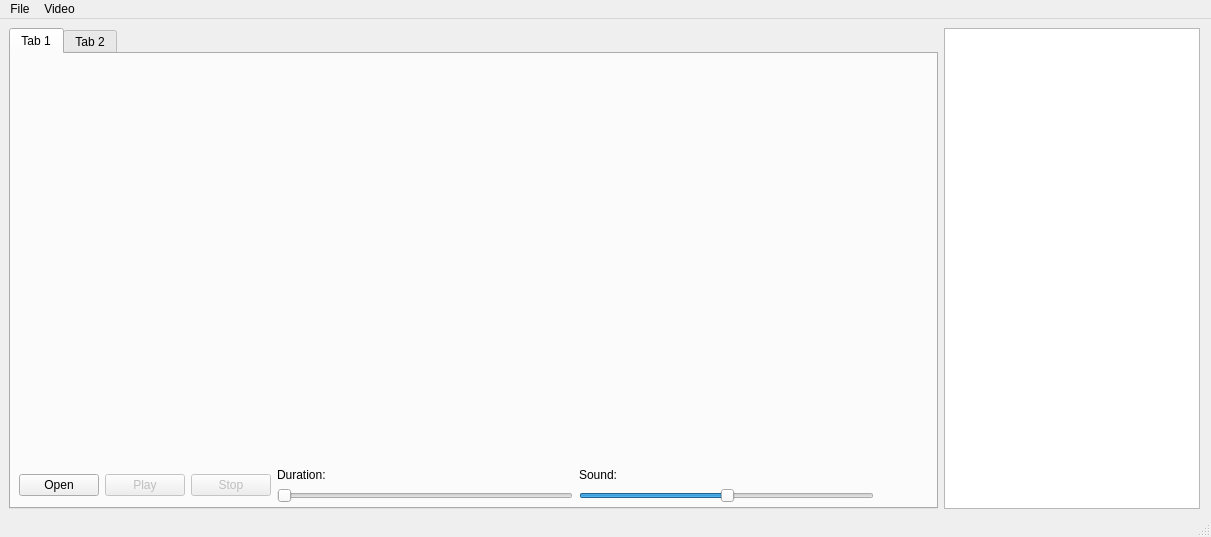
<?xml version="1.0" encoding="UTF-8"?>
<ui version="4.0">
 <class>MainWindow</class>
 <widget class="QMainWindow" name="MainWindow">
  <property name="geometry">
   <rect>
    <x>0</x>
    <y>0</y>
    <width>1211</width>
    <height>537</height>
   </rect>
  </property>
  <property name="windowTitle">
   <string>MainWindow</string>
  </property>
  <widget class="QWidget" name="centralwidget">
   <widget class="QWidget" name="horizontalLayoutWidget">
    <property name="geometry">
     <rect>
      <x>9</x>
      <y>9</y>
      <width>1191</width>
      <height>481</height>
     </rect>
    </property>
    <layout class="QHBoxLayout" name="horizontalLayout_2">
     <item>
      <widget class="QTabWidget" name="tabWidget">
       <widget class="QWidget" name="tab">
        <attribute name="title">
         <string>Tab 1</string>
        </attribute>
        <widget class="QWidget" name="verticalLayoutWidget">
         <property name="geometry">
          <rect>
           <x>0</x>
           <y>0</y>
           <width>871</width>
           <height>461</height>
          </rect>
         </property>
         <layout class="QVBoxLayout" name="verticalLayout_2">
          <item>
           <widget class="QWidget" name="vidWidget" native="true"/>
          </item>
          <item>
           <layout class="QHBoxLayout" name="horizontalLayout">
            <property name="leftMargin">
             <number>8</number>
            </property>
            <property name="rightMargin">
             <number>8</number>
            </property>
            <property name="bottomMargin">
             <number>12</number>
            </property>
            <item>
             <widget class="QPushButton" name="openBtn">
              <property name="text">
               <string>Open</string>
              </property>
             </widget>
            </item>
            <item>
             <widget class="QPushButton" name="playPauseBtn">
              <property name="enabled">
               <bool>false</bool>
              </property>
              <property name="text">
               <string>Play</string>
              </property>
             </widget>
            </item>
            <item>
             <widget class="QPushButton" name="stopBtn">
              <property name="enabled">
               <bool>false</bool>
              </property>
              <property name="text">
               <string>Stop</string>
              </property>
             </widget>
            </item>
            <item>
             <layout class="QVBoxLayout" name="verticalLayout">
              <item>
               <widget class="QLabel" name="label">
                <property name="minimumSize">
                 <size>
                  <width>0</width>
                  <height>0</height>
                 </size>
                </property>
                <property name="maximumSize">
                 <size>
                  <width>16777215</width>
                  <height>15</height>
                 </size>
                </property>
                <property name="text">
                 <string>Duration:</string>
                </property>
               </widget>
              </item>
              <item>
               <widget class="QSlider" name="horizontalSlider">
                <property name="maximumSize">
                 <size>
                  <width>16777215</width>
                  <height>15</height>
                 </size>
                </property>
                <property name="maximum">
                 <number>99</number>
                </property>
                <property name="pageStep">
                 <number>1</number>
                </property>
                <property name="value">
                 <number>0</number>
                </property>
                <property name="sliderPosition">
                 <number>0</number>
                </property>
                <property name="orientation">
                 <enum>Qt::Horizontal</enum>
                </property>
               </widget>
              </item>
             </layout>
            </item>
            <item>
             <layout class="QVBoxLayout" name="verticalLayout_4">
              <item>
               <widget class="QLabel" name="label_2">
                <property name="minimumSize">
                 <size>
                  <width>0</width>
                  <height>0</height>
                 </size>
                </property>
                <property name="maximumSize">
                 <size>
                  <width>16777215</width>
                  <height>15</height>
                 </size>
                </property>
                <property name="text">
                 <string>Sound:</string>
                </property>
               </widget>
              </item>
              <item>
               <widget class="QSlider" name="horizontalSlider_2">
                <property name="maximumSize">
                 <size>
                  <width>16777215</width>
                  <height>15</height>
                 </size>
                </property>
                <property name="maximum">
                 <number>99</number>
                </property>
                <property name="pageStep">
                 <number>1</number>
                </property>
                <property name="sliderPosition">
                 <number>50</number>
                </property>
                <property name="orientation">
                 <enum>Qt::Horizontal</enum>
                </property>
               </widget>
              </item>
             </layout>
            </item>
           </layout>
          </item>
         </layout>
        </widget>
       </widget>
       <widget class="QWidget" name="tab_2">
        <attribute name="title">
         <string>Tab 2</string>
        </attribute>
       </widget>
      </widget>
     </item>
     <item alignment="Qt::AlignRight">
      <widget class="QListWidget" name="listWidget"/>
     </item>
    </layout>
   </widget>
  </widget>
  <widget class="QMenuBar" name="menubar">
   <property name="geometry">
    <rect>
     <x>0</x>
     <y>0</y>
     <width>1211</width>
     <height>22</height>
    </rect>
   </property>
   <widget class="QMenu" name="menuFile">
    <property name="title">
     <string>File</string>
    </property>
    <addaction name="actionOpen"/>
   </widget>
   <widget class="QMenu" name="menuVideo">
    <property name="title">
     <string>Video</string>
    </property>
   </widget>
   <addaction name="menuFile"/>
   <addaction name="menuVideo"/>
  </widget>
  <widget class="QStatusBar" name="statusbar"/>
  <action name="actionOpen">
   <property name="text">
    <string>Open</string>
   </property>
   <property name="shortcut">
    <string>Ctrl+O</string>
   </property>
  </action>
  <action name="actionPlay">
   <property name="text">
    <string>Play</string>
   </property>
   <property name="shortcut">
    <string>Space</string>
   </property>
  </action>
  <action name="actionStop">
   <property name="text">
    <string>Stop</string>
   </property>
   <property name="shortcut">
    <string>Esc</string>
   </property>
  </action>
  <action name="actionPause">
   <property name="text">
    <string>Pause</string>
   </property>
   <property name="shortcut">
    <string>P</string>
   </property>
  </action>
 </widget>
 <resources/>
 <connections/>
</ui>
